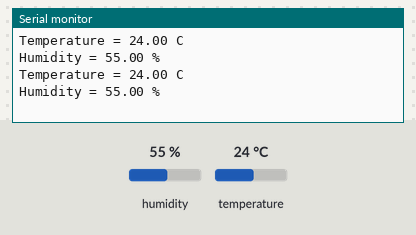
The sketch below on a simulated Arduino Uno, built with avr-gcc and run on an emulated ATmega328P. On the bench: the last lines printed to the serial monitor. The test bench sets the inputs (shaded band); at power-on: humidity 55 %, temperature 24 °C.

Above: at 2.8 s.
2.9 s: humidity set to 22 %
At 4.6 s:
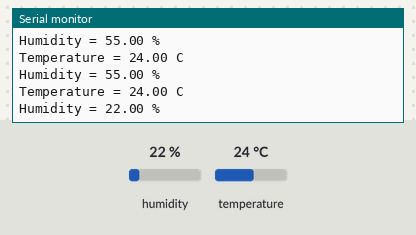
5.6 s: temperature set to 12 °C
At 7.5 s:
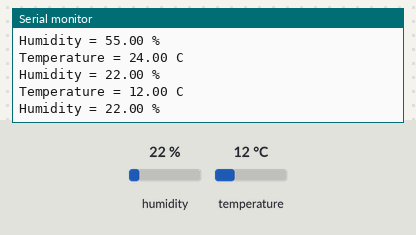
8.3 s: humidity set to 40 %
At 11.0 s:
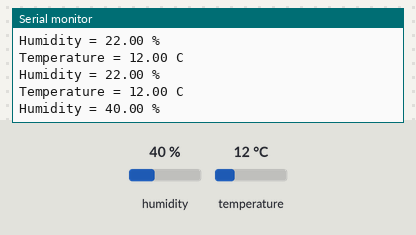
Timing chart, 0 to 12.5 s (numbered marks = the images above; inputs shaded):
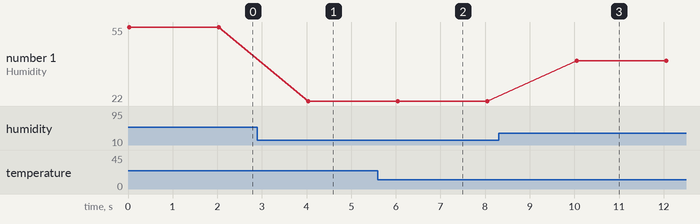

Measured:
- after the input at 2.9 s, the serial monitor: prints a new line after 1.1 s (image 1)
- after the input at 5.6 s, the serial monitor: prints a new line after 0.42 s (image 2)
- after the input at 8.3 s, the serial monitor: prints a new line after 1.8 s (image 3)
- plotted number 1: 55 → 22 after the input at 2.9 s, 22 → 40 after the input at 8.3 s

The sketch:

08_Temperatur_Luftfeuchtigkeit_DH11Sensor.ino
```cpp
//#define DHTPIN 3 // By default the module connected to pin D3, it can be changed, define it before the #include of the library
#include "Arduino_SensorKit.h"

void setup() {
  Serial.begin(9600);
  Environment.begin();
}

void loop() {

  Serial.print("Temperature = ");
  Serial.print(Environment.readTemperature()); //print temperature
  Serial.println(" C");
  Serial.print("Humidity = ");
  Serial.print(Environment.readHumidity()); //print humidity
  Serial.println(" %");
  delay(2000);

}
```
